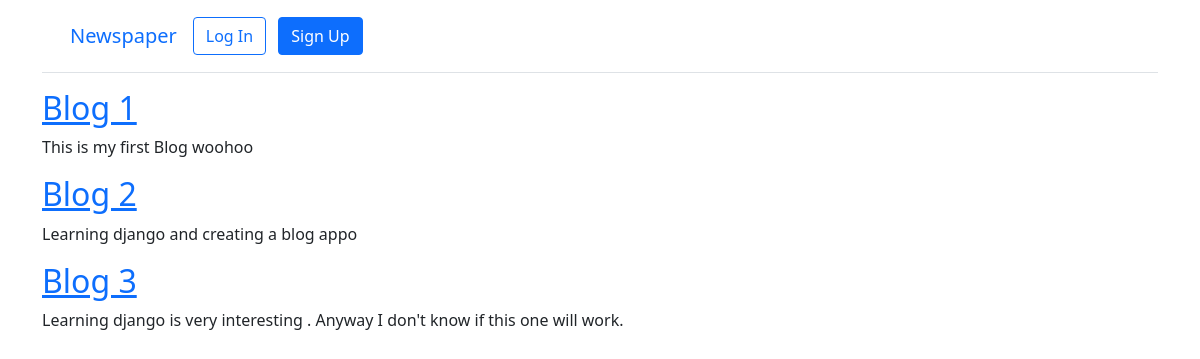
The page / on the database its author committed.
### blog/models.py (models this page shows, shortened)
class Post(models.Model):
    title = models.CharField(max_length=200)
    author = models.ForeignKey("auth.User", on_delete=models.CASCADE)
    body = models.TextField()

### blog/views.py (the view)
# urls.py: path("", BlogListView.as_view(), name="home"),
class BlogListView(ListView):
    model = Post
    template_name = "home.html"

### templates/home.html
{% extends "base.html" %}
{% block content %}
{% for post in post_list %}
    <div class="post-entry">
        <h2><a href="{% url 'post_detail' post.pk %}">{{ post.title }}</a></h2>
        <p>{{ post.body }}</p>
    </div>
{% endfor %}
{% endblock content %}

### rows shown on the page
Post: title "Blog 1", body "This is my first Blog woohoo"
Post: title "Blog 2", body "Learning django and creating a blog appo"
Post: title "Blog 3", body "Learning django is very interesting . Anyway I don't know if this one will work."
